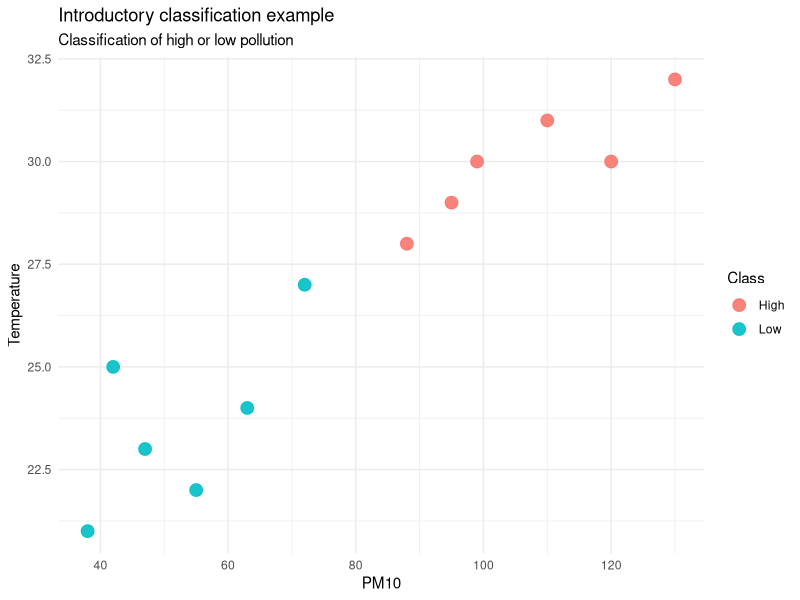

This figure's R source:
## ---- chunk 1
pm10 <- 85

if (pm10 > 75) {
  print("High pollution")
} else {
  print("Low pollution")
}
## ---- chunk 2
data <- data.frame(
  day = 1:12,
  pm10 = c(42, 88, 55, 120, 63, 95, 38, 110, 72, 130, 47, 99),
  temperature = c(25, 28, 22, 30, 24, 29, 21, 31, 27, 32, 23, 30),
  humidity = c(40, 35, 60, 30, 55, 33, 65, 29, 42, 28, 62, 34),
  class = c("Low", "High", "Low", "High", "Low", "High", "Low", "High", "Low", "High", "Low", "High")
)

data
## ---- chunk 3
library(ggplot2)

# This English edition intentionally keeps the example self-contained.
ggplot(data, aes(x = pm10, y = temperature, color = class)) +
  geom_point(size = 4, alpha = 0.9) +
  labs(
    title = "Introductory classification example",
    subtitle = "Classification of high or low pollution",
    x = "PM10",
    y = "Temperature",
    color = "Class"
  ) +
  theme_minimal()
## ---- chunk 4
set.seed(123)
n <- nrow(data)
training_indices <- sample(1:n, size = round(0.7 * n))

training <- data[training_indices, ]
test <- data[-training_indices, ]

training
test
## ---- chunk 5
data$rule_prediction <- ifelse(data$pm10 > 75, "High", "Low")

confusion_matrix <- table(
  Actual = data$class,
  Predicted = data$rule_prediction
)

confusion_matrix
mean(data$class == data$rule_prediction)
